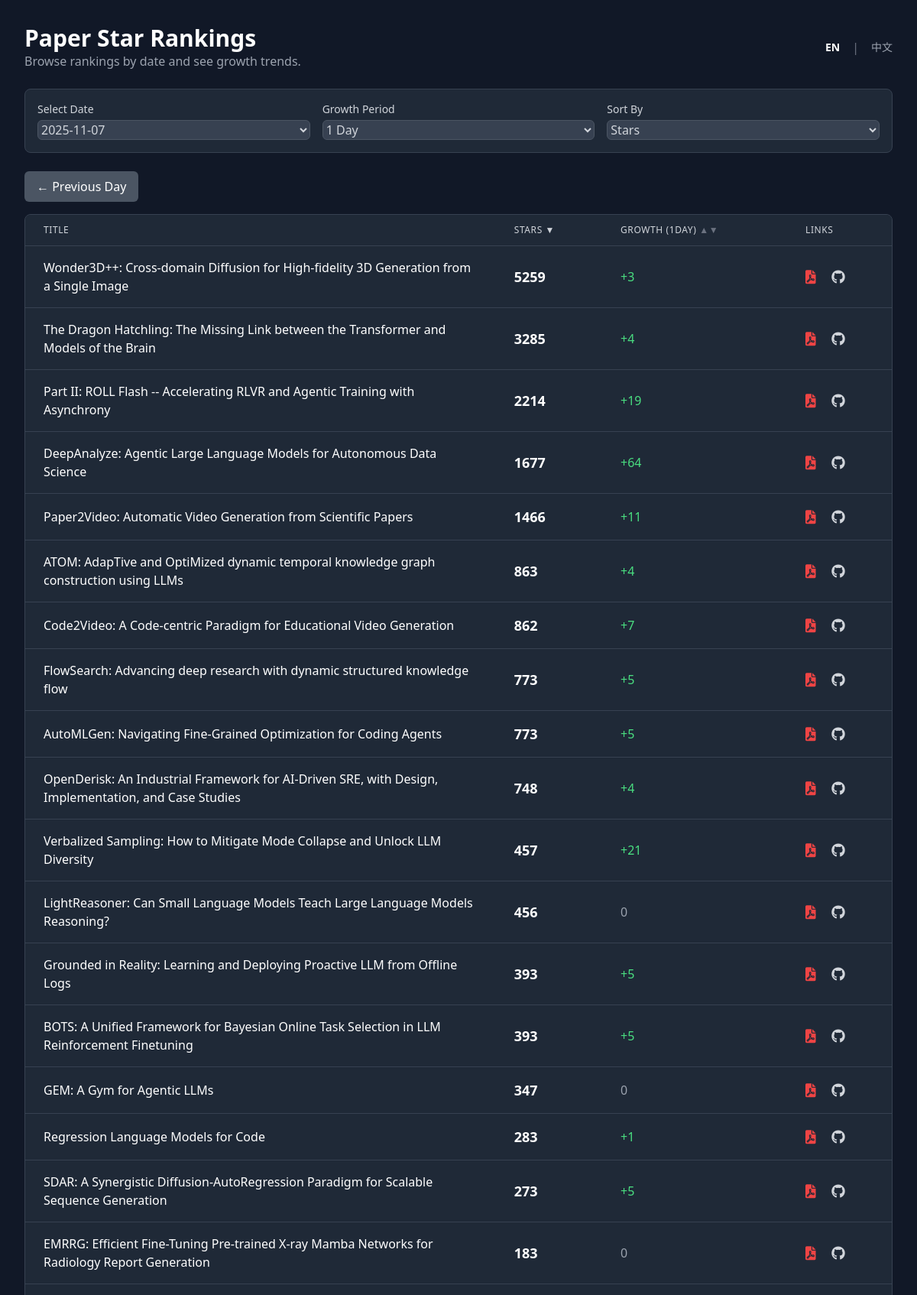
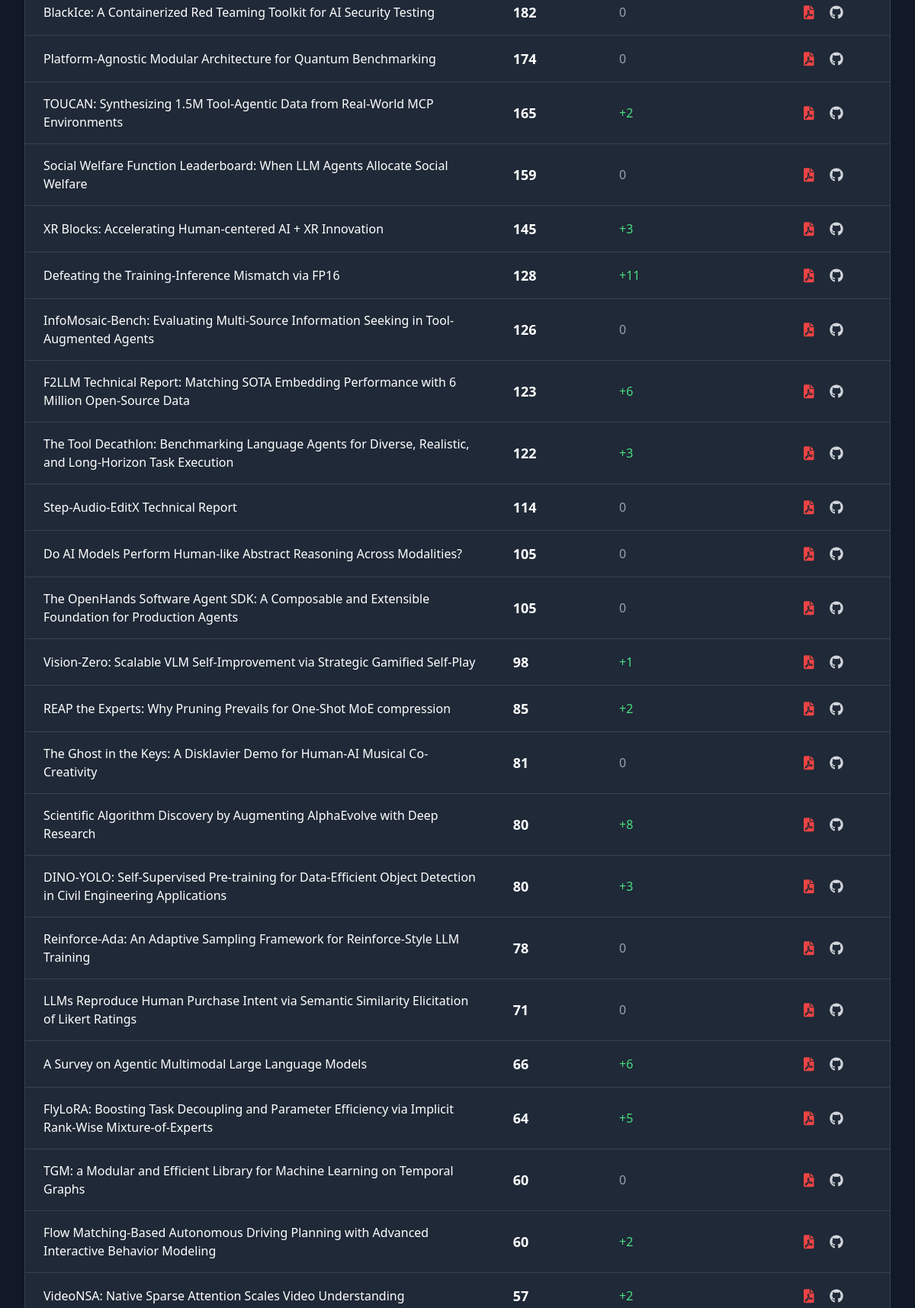
The page / (upper part) on the database its author committed (2 pictures, top to bottom).
### tables this page shows
CREATE TABLE papers (
                id INTEGER PRIMARY KEY AUTOINCREMENT,
                arxiv_id TEXT UNIQUE NOT NULL,
                title TEXT,
                pdf_link TEXT,
                published_date TEXT,
                github_link TEXT
            );

### app.py (the view)
@app.route("/")
def index():
    db = get_db()
    lang = request.args.get('lang', 'en')
    if lang not in TRANSLATIONS:
        lang = 'en'
    T = TRANSLATIONS[lang]
    if db is None:
        return render_template("index.html", error=T['error_no_db'], T=T, lang=lang)
    cursor = db.cursor()
    cursor.execute("SELECT DISTINCT check_date FROM star_counts ORDER BY check_date DESC")
    available_dates = [row['check_date'] for row in cursor.fetchall()]
    if not available_dates:
        return render_template("index.html", data=[], available_dates=[], T=T, lang=lang, no_data=True)
    selected_date = request.args.get("date", available_dates[0])
    growth_days = int(request.args.get("growth_days", 1))
    sort_by = request.args.get("sort_by", "stars")
    order = request.args.get("order", "desc")
    page = int(request.args.get("page", 1))
    per_page = 50
    order_direction = "ASC" if order.lower() == "asc" else "DESC"
    sort_column = "growth" if sort_by == "growth" else "current_stars"
    query = f"""
        SELECT
            p.title AS "Title",
            p.pdf_link AS "Pdf_Link",
            p.github_link AS "Github_Link",
            p.arxiv_id AS "Arxiv_ID",
            s1.stars AS current_stars,
            (s1.stars - IFNULL(s2.stars, s1.stars)) AS growth
        FROM papers p
        JOIN star_counts s1 ON p.id = s1.paper_id
        LEFT JOIN star_counts s2 ON p.id = s2.paper_id AND s2.check_date = (
            SELECT MAX(check_date)
            FROM star_counts
            WHERE paper_id = p.id AND check_date < DATE(?, '-{growth_days} days')
        )
        WHERE s1.check_date = ?
        ORDER BY {sort_column} {order_direction}, current_stars DESC
    """
    cursor.execute(query, (selected_date, selected_date))
    all_data = cursor.fetchall()
    total_items = len(all_data)
    total_pages = (total_items + per_page - 1) // per_page
    if page > total_pages and total_pages > 0:
        return redirect(url_for_params('index', page=total_pages))
    start_index = (page - 1) * per_page
    end_index = start_index + per_page
    paginated_data = all_data[start_index:end_index]
    prev_date, next_date = None, None
    if selected_date in available_dates:
        current_index = available_dates.index(selected_date)
        if current_index < len(available_dates) - 1:
            prev_date = available_dates[current_index + 1] # Dates are DESC
        if current_index > 0:
            next_date = available_dates[current_index - 1]
    return render_template(
        "index.html",
        data=[dict(row) for row in paginated_data], # Convert rows to dicts
        page=page,
        total_pages=total_pages,
        total_items=total_items,
        start_index=start_index,
        end_index=min(end_index, total_items),
        sort_by=sort_by,
        order=order,
        date_cols=available_dates,
        selected_date=selected_date,
        growth_days=growth_days,
        growth_col_name="growth", # For consistency in template
        prev_date=prev_date,
        next_date=next_date,
        lang=lang,
        T=T
    )

### app.py (called while the page is built)
def get_db():
    if 'db' not in g:
        if not os.path.exists(DATABASE):
            return None # Return None if the database file does not exist
        g.db = sqlite3.connect(DATABASE)
        g.db.row_factory = sqlite3.Row
    return g.db

@app.context_processor
def utility_processor():
    def url_for_params(endpoint, **values):
        args = request.args.copy()
        for key, value in values.items():
            args[key] = value
        return url_for(endpoint, **args)
    return dict(url_for_params=url_for_params)

### templates/index.html (shortened to what this page needs)
<!DOCTYPE html>
<html lang="{{ lang }}">
<head>
    <script src="https://cdn.tailwindcss.com"></script>
    <link href="https://cdnjs.cloudflare.com/ajax/libs/font-awesome/6.0.0-beta3/css/all.min.css" rel="stylesheet">
</head>
<body class="font-sans">
    <div class="container mx-auto p-4 md:p-8 max-w-7xl">
        <header class="flex justify-between items-center mb-6">
            <div>
                <h1 class="text-3xl font-bold text-white">{{ T.main_header }}</h1>
                <p class="text-gray-400">{{ T.sub_header }}</p>
            </div>
            <div class="flex items-center space-x-4">
                <a href="{{ url_for_params('index', lang='en') }}" class="text-sm {{ 'font-bold text-white' if lang == 'en' else 'text-gray-400 hover:text-white' }}">EN</a>
                <span class="text-gray-500">|</span>
                <a href="{{ url_for_params('index', lang='zh') }}" class="text-sm {{ 'font-bold text-white' if lang == 'zh' else 'text-gray-400 hover:text-white' }}">中文</a>
            </div>
        </header>
        {% if error %}
            <div class="card p-4 rounded-lg mb-6 error-message text-center">
                {{ error }}
            </div>
        {% else %}
        <div class="card p-4 rounded-lg mb-6">
            <form method="GET" action="{{ url_for('index') }}" class="grid grid-cols-1 md:grid-cols-3 gap-4 items-end">
                <div>
                    <label for="date" class="block text-sm font-medium mb-1">{{ T.select_date }}</label>
                    <select id="date" name="date" class="form-select w-full rounded-md" onchange="this.form.submit()">
                        {% for d in date_cols %}
                        <option value="{{ d }}" {% if d == selected_date %}selected{% endif %}>{{ d }}</option>
                        {% endfor %}
                    </select>
                </div>
                <div>
                    <label for="growth_days" class="block text-sm font-medium mb-1">{{ T.growth_period }}</label>
                    <select id="growth_days" name="growth_days" class="form-select w-full rounded-md" onchange="this.form.submit()">
                        <option value="1" {% if growth_days == 1 %}selected{% endif %}>1 {{ T.day }}</option>
                    </select>
                </div>
                <div>
                    <label for="sort_by" class="block text-sm font-medium mb-1">{{ T.sort_by }}</label>
                    <select id="sort_by" name="sort_by" class="form-select w-full rounded-md" onchange="this.form.submit()">
                        <option value="stars" {% if sort_by == 'stars' %}selected{% endif %}>{{ T.stars }}</option>
                    </select>
                </div>
            </form>
        </div>
        <div class="flex justify-between items-center my-4">
            {% if prev_date %}
                <a href="{{ url_for_params('index', date=prev_date) }}" class="btn-secondary px-4 py-2 rounded-md">&larr; {{ T.prev_day }}</a>
            {% else %}
                <span></span>
            {% endif %}
        </div>
        <div class="card rounded-lg overflow-x-auto">
            <table class="min-w-full divide-y divide-gray-700">
                <thead class="bg-gray-800">
                    <tr>
                        <th scope="col" class="px-6 py-3 text-left text-xs font-medium uppercase tracking-wider">{{ T.title }}</th>
                        <th scope="col" class="px-6 py-3 text-left text-xs font-medium uppercase tracking-wider">
                            <a href="{{ url_for_params('index', sort_by='stars', order='desc' if order == 'asc' and sort_by == 'stars' else 'asc') }}" class="hover:text-white">
                                {{ T.stars }}
                                {% if sort_by != 'stars' %}
                                    <span class="text-gray-500">&#9650;&#9660;</span>
                                {% elif order == 'desc' %}
                                    <span>&#9660;</span>
                                {% else %}
                                    <span>&#9650;</span>
                                {% endif %}
                            </a>
                        </th>
                        <th scope="col" class="px-6 py-3 text-left text-xs font-medium uppercase tracking-wider">
                             <a href="{{ url_for_params('index', sort_by='growth', order='desc' if order == 'asc' and sort_by == 'growth' else 'asc') }}" class="hover:text-white">
                                {{ T.growth }} ({{ growth_days }}{{ T.day if growth_days == 1 else T.days }})
                                {% if sort_by != 'growth' %}
                                    <span class="text-gray-500">&#9650;&#9660;</span>
                                {% elif order == 'desc' %}
                                    <span>&#9660;</span>
                                {% else %}
                                    <span>&#9650;</span>
                                {% endif %}
                            </a>
                        </th>
                        <th scope="col" class="px-6 py-3 text-left text-xs font-medium uppercase tracking-wider">{{ T.links }}</th>
                    </tr>
                </thead>
                <tbody class="divide-y divide-gray-700">
                    {% if data %}
                        {% for row in data %}
                        <tr class="hover:bg-gray-700/50">
                            <td class="px-6 py-4 whitespace-normal max-w-md">
                                <div class="truncate-multiline font-medium text-white">{{ row.Title }}</div>
                            </td>
                            <td class="px-6 py-4 whitespace-nowrap text-lg font-semibold text-white">{{ row.current_stars | int }}</td>
                            <td class="px-6 py-4 whitespace-nowrap">
                                {% if row.growth is not none and row.growth is number %}
                                    <span class="{{ 'text-green-400' if row.growth > 0 else 'text-red-400' if row.growth < 0 else 'text-gray-400' }}">
                                        {{ '+%d' | format(row.growth | int) if row.growth > 0 else row.growth | int }}
                                    </span>
                                {% else %}
                                    <span class="text-gray-500">N/A</span>
                                {% endif %}
                            </td>
                            <td class="px-6 py-4 whitespace-nowrap text-lg space-x-4">
                                {% if row.Pdf_Link and row.Pdf_Link != 'not_found' %}
                                <a href="{{ row.Pdf_Link }}" target="_blank" title="ArXiv PDF" class="text-red-500 hover:text-red-400"><i class="fas fa-file-pdf"></i></a>
                                {% endif %}
                                {% if row.Github_Link and row.Github_Link != 'not_found' and 'https://' in row.Github_Link %}
                                <a href="{{ row.Github_Link }}" target="_blank" title="GitHub Repository" class="text-gray-300 hover:text-white"><i class="fab fa-github"></i></a>
                                {% endif %}
                            </td>
                        </tr>
                        {% endfor %}
                    {% else %}
                        <tr>
                            <td colspan="4" class="text-center py-10 text-gray-500">{{ T.no_data }}</td>
                        </tr>
                    {% endif %}
                </tbody>
            </table>
        </div>
        {% endif %}
    </div>
</body>
</html>

### templates/index.html (style rules this page uses)
.truncate-multiline { display: -webkit-box; -webkit-line-clamp: 2; -webkit-box-orient: vertical; overflow: hidden; text-overflow: ellipsis; }
body { background-color: #111827; color: #d1d5db; }
.card { background-color: #1f2937; border: 1px solid #374151; }
.form-select, .form-input { background-color: #374151; color: #d1d5db; border: 1px solid #4b5563; }
.btn-secondary { background-color: #4b5563; color: white; transition: background-color 0.3s; }

### rows shown on the page
papers: Title "Wonder3D++: Cross-domain Diffusion for High-fidelity 3D Generation from a Single Image", current_stars "5259", growth "+3"
papers: Title "The Dragon Hatchling: The Missing Link between the Transformer and Models of the Brain", current_stars "3285", growth "+4"
papers: Title "Part II: ROLL Flash -- Accelerating RLVR and Agentic Training with Asynchrony", current_stars "2214", growth "+19"
papers: Title "DeepAnalyze: Agentic Large Language Models for Autonomous Data Science", current_stars "1677", growth "+64"
papers: Title "Paper2Video: Automatic Video Generation from Scientific Papers", current_stars "1466", growth "+11"
papers: Title "ATOM: AdapTive and OptiMized dynamic temporal knowledge graph construction using LLMs", current_stars "863", growth "+4"
papers: Title "Code2Video: A Code-centric Paradigm for Educational Video Generation", current_stars "862", growth "+7"
papers: Title "FlowSearch: Advancing deep research with dynamic structured knowledge flow", current_stars "773", growth "+5"
papers: Title "AutoMLGen: Navigating Fine-Grained Optimization for Coding Agents", current_stars "773", growth "+5"
papers: Title "OpenDerisk: An Industrial Framework for AI-Driven SRE, with Design, Implementation, and Case Studies", current_stars "748", growth "+4"
papers: Title "Verbalized Sampling: How to Mitigate Mode Collapse and Unlock LLM Diversity", current_stars "457", growth "+21"
papers: Title "LightReasoner: Can Small Language Models Teach Large Language Models Reasoning?", current_stars "456", growth "0"
papers: Title "Grounded in Reality: Learning and Deploying Proactive LLM from Offline Logs", current_stars "393", growth "+5"
papers: Title "BOTS: A Unified Framework for Bayesian Online Task Selection in LLM Reinforcement Finetuning", current_stars "393", growth "+5"
papers: Title "GEM: A Gym for Agentic LLMs", current_stars "347", growth "0"
papers: Title "Regression Language Models for Code", current_stars "283", growth "+1"
papers: Title "SDAR: A Synergistic Diffusion-AutoRegression Paradigm for Scalable Sequence Generation", current_stars "273", growth "+5"
papers: Title "EMRRG: Efficient Fine-Tuning Pre-trained X-ray Mamba Networks for Radiology Report Generation", current_stars "183", growth "0"
papers: Title "BlackIce: A Containerized Red Teaming Toolkit for AI Security Testing", current_stars "182", growth "0"
papers: Title "Platform-Agnostic Modular Architecture for Quantum Benchmarking", current_stars "174", growth "0"
papers: Title "TOUCAN: Synthesizing 1.5M Tool-Agentic Data from Real-World MCP Environments", current_stars "165", growth "+2"
papers: Title "Social Welfare Function Leaderboard: When LLM Agents Allocate Social Welfare", current_stars "159", growth "0"
papers: Title "XR Blocks: Accelerating Human-centered AI + XR Innovation", current_stars "145", growth "+3"
papers: Title "Defeating the Training-Inference Mismatch via FP16", current_stars "128", growth "+11"
papers: Title "InfoMosaic-Bench: Evaluating Multi-Source Information Seeking in Tool-Augmented Agents", current_stars "126", growth "0"
papers: Title "F2LLM Technical Report: Matching SOTA Embedding Performance with 6 Million Open-Source Data", current_stars "123", growth "+6"
papers: Title "The Tool Decathlon: Benchmarking Language Agents for Diverse, Realistic, and Long-Horizon Task Execution", current_stars "122", growth "+3"
papers: Title "Step-Audio-EditX Technical Report", current_stars "114", growth "0"
papers: Title "Do AI Models Perform Human-like Abstract Reasoning Across Modalities?", current_stars "105", growth "0"
papers: Title "The OpenHands Software Agent SDK: A Composable and Extensible Foundation for Production Agents", current_stars "105", growth "0"
papers: Title "Vision-Zero: Scalable VLM Self-Improvement via Strategic Gamified Self-Play", current_stars "98", growth "+1"
papers: Title "REAP the Experts: Why Pruning Prevails for One-Shot MoE compression", current_stars "85", growth "+2"
papers: Title "The Ghost in the Keys: A Disklavier Demo for Human-AI Musical Co-Creativity", current_stars "81", growth "0"
papers: Title "Scientific Algorithm Discovery by Augmenting AlphaEvolve with Deep Research", current_stars "80", growth "+8"
papers: Title "DINO-YOLO: Self-Supervised Pre-training for Data-Efficient Object Detection in Civil Engineering Applications", current_stars "80", growth "+3"
papers: Title "Reinforce-Ada: An Adaptive Sampling Framework for Reinforce-Style LLM Training", current_stars "78", growth "0"
papers: Title "LLMs Reproduce Human Purchase Intent via Semantic Similarity Elicitation of Likert Ratings", current_stars "71", growth "0"
papers: Title "A Survey on Agentic Multimodal Large Language Models", current_stars "66", growth "+6"
papers: Title "FlyLoRA: Boosting Task Decoupling and Parameter Efficiency via Implicit Rank-Wise Mixture-of-Experts", current_stars "64", growth "+5"
papers: Title "TGM: a Modular and Efficient Library for Machine Learning on Temporal Graphs", current_stars "60", growth "0"
papers: Title "Flow Matching-Based Autonomous Driving Planning with Advanced Interactive Behavior Modeling", current_stars "60", growth "+2"
papers: Title "VideoNSA: Native Sparse Attention Scales Video Understanding", current_stars "57", growth "+2"

### other values the page prints
{{ T.main_header }} "Paper Star Rankings"
{{ T.sub_header }} "Browse rankings by date and see growth trends."
{{ T.select_date }} "Select Date"
{{ T.growth_period }} "Growth Period"
{{ T.sort_by }} "Sort By"
{{ T.prev_day }} "Previous Day"
{{ T.title }} "TITLE"
{{ T.stars }} "STARS"
{{ T.growth }} "GROWTH"
{{ growth_days }} "1"
{{ T.day if growth_days == 1 else T.days }} "DAY"
{{ T.links }} "LINKS"
form field date "2025-11-07"
form field sort_by "Stars"
